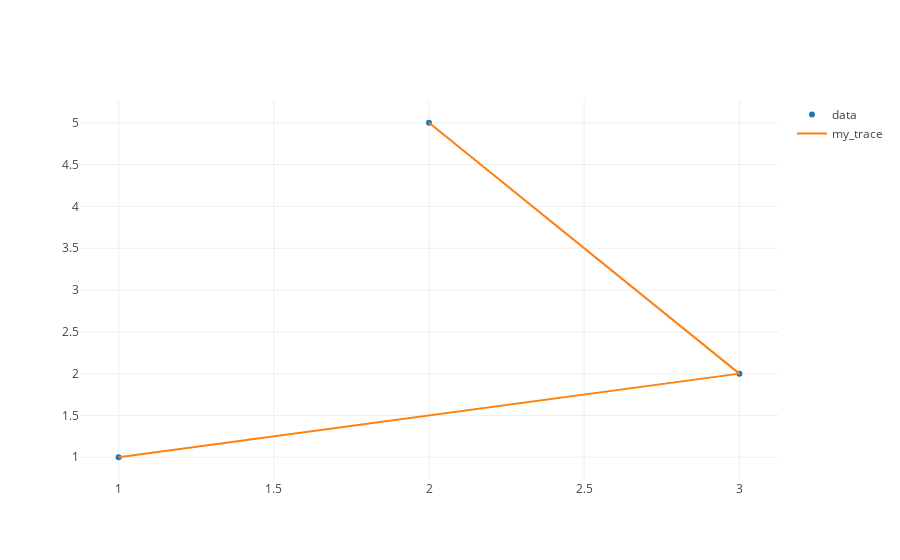

The notebook cell this image was saved under:
### Code cell
trace0 = build_trace(data)

trace0 = build_trace(data, 'markers')
trace1 = build_trace(data, 'lines', 'my_trace')
plot({'data':[trace0, trace1]})

### Figure 1 — Plotly figure (JSON) as saved in the notebook; plotly's stock layout.template omitted (floating-point values rounded to 4 significant figures)
{"data": [{"mode": "markers", "name": "data", "type": "scatter", "uid": "c1dca1ca-7f6c-11e9-8417-174924cb141a", "x": [1, 3, 2], "y": [1, 2, 5]}, {"mode": "lines", "name": "my_trace", "type": "scatter", "uid": "c1dca436-7f6c-11e9-8417-174924cb141a", "x": [1, 3, 2], "y": [1, 2, 5]}], "layout": {}}
